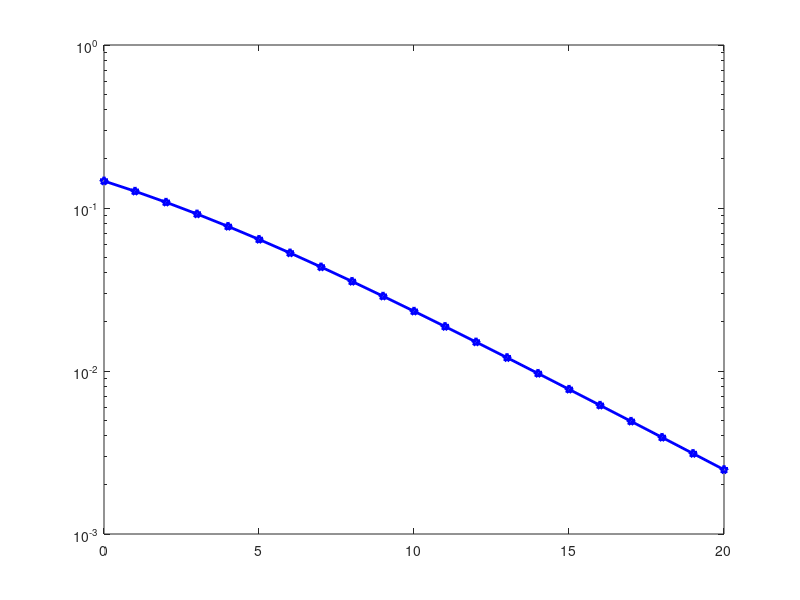

Source code (MATLAB): (Note: this script raises an error after producing the figure.)
clc
clear all
close all
N = 10^6;
Eb_No = [0:20];
nTx = 2;
nRx = 2;

for ii = 1:length(Eb_No)
    %Transmitter
    Rands = rand(1,N)>0.5;
    S = 2*Rands-1;
    %Alamouti
    Stbc = 1/sqrt(2)*kron(reshape(S,2,N/2),ones(1,2));
    %channel
    Ray_ch = 1/sqrt(2)*[randn(nRx,N) + j*randn(nRx,N)];
    wh_gau = 1/sqrt(2)*[randn(nRx,N) + j*randn(nRx,N)];

    y=zeros(nRx,N);
    s_Rx = zeros(nRx*2,N);
    No_Ray = zeros(nRx*2,N);
    for kk =1:nRx

        No_Ray = kron(reshape(Ray_ch(kk,:),2,N/2),ones(1,2));
        temp = No_Ray;
        No_Ray(1,[2:2:end]) = conj(temp(2,[2:2:end]));
        No_Ray(2,[2:2:end]) =-conj(temp(1,[2:2:end]));

        %channel
        y(kk,:) = sum(No_Ray.*Stbc,1) + 10^(-Eb_No(ii)/20)*wh_gau(kk,:);

        %receiver
        s_Rx([2*kk-1:2*kk],:) = kron(reshape(y(kk,:),2,N/2),ones(1,2));

        %forming the equalization matrix
        Nos_Eq([2*kk-1:2*kk],:) = No_Ray;
        Nos_Eq(2*kk-1,[1:2:end]) = conj(Nos_Eq(2*kk-1,[1:2:end]));
        Nos_Eq(2*kk,  [2:2:end]) = conj(Nos_Eq(2*kk,  [2:2:end]));
    end

    %equalization
    Nos_Eqpower = sum(Nos_Eq.*conj(Nos_Eq),1);
    EQ_s = sum(Nos_Eq.*s_Rx,1)./Nos_Eqpower;
    EQ_s(2:2:end) = conj(EQ_s(2:2:end));

    %receiver
    S_EQ_s = real (EQ_s)>0;

    %count of error
    No_Err(ii) = size(find([Rands- S_EQ_s]),2);
end

sim_Ber = No_Err/N;
EbNo_1 = 10.^(Eb_No/10);
theoryBer_nRx1 = 0.5.*(1-1*(1+1./EbNo_1).^(-0.5));

p = 1/2 -1/2*(1+1./EbNo_1).^(-1/2);
theoryBerMrc_nRx2 = p.^2.*(1+2*(1-p));

pAlamouti = 1/2 - 1/2*(1+2./EbNo_1).^(-1/2);
theoryBerAlamouti_nTx2_nRx1 = pAlamouti.^2.*(1+2*(1-pAlamouti));

close all
figure
semilogy(Eb_No,theoryBer_nRx1,'bp-','LineWidth',2);
hold on
semilogy(Eb_No,theoryBerMrc_nRx2,'Kd-','LineWidth',2);
semilogy(Eb_No,theoryBerAlamouti_nTx2_nRx1,'c+-','Linewidth',2);
semilogy(Eb_No,sim_Ber,'mo-','Linewidth',2);
%axis([0 25 10^-5 0.5])
grid on
legend('(nTx=1,nRx=1)','(nTx=1, nRx=2)', '(nTx=2, nRx=1)', '(nTx=2, nRx=2)');
xlabel('Eb/No(dB)');
ylabel('bit error rate');
